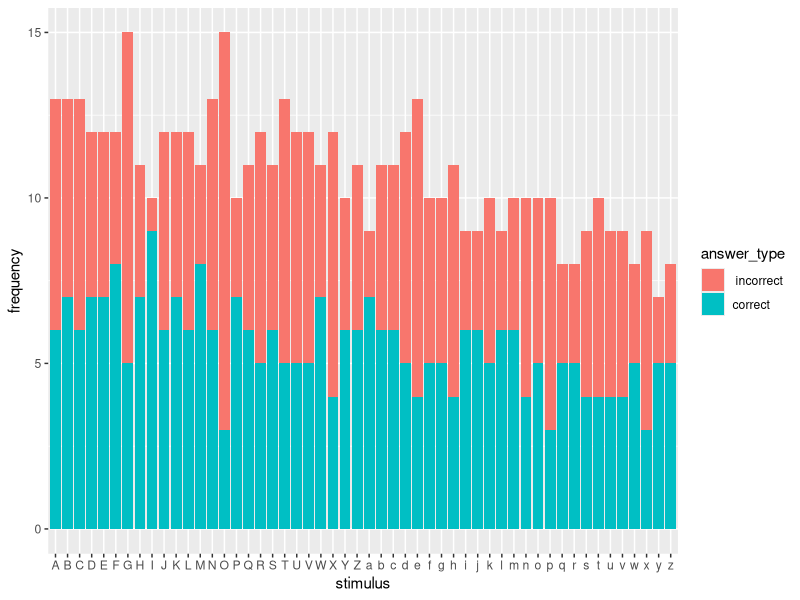
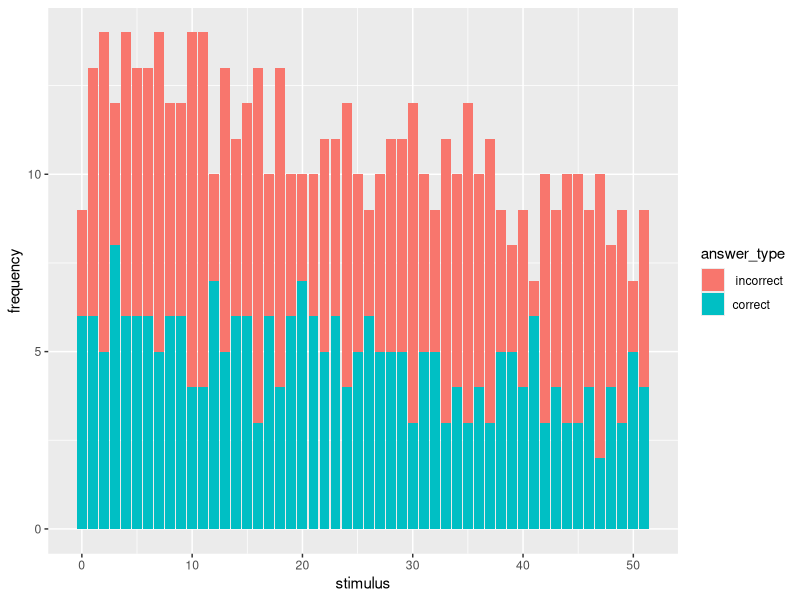
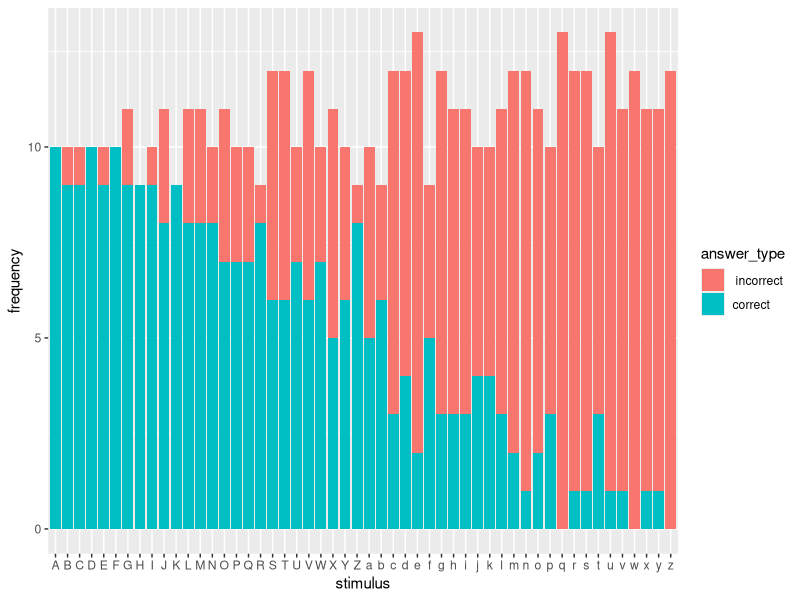
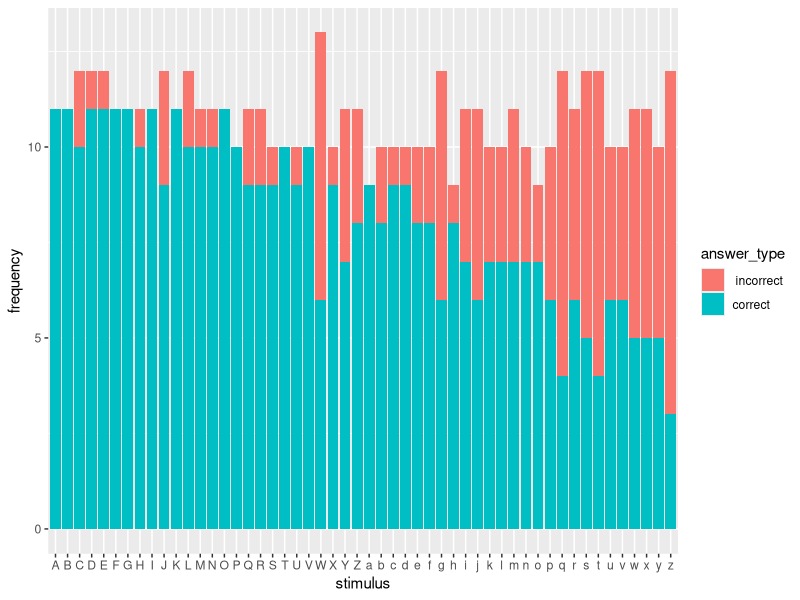

Here is the R script that generated these plots, in order:
## ---- chunk 1
knitr::opts_chunk$set(echo = TRUE)
require(tidyverse)
## ---- chunk 2
literacy_stim = c(LETTERS, letters)
numeracy_stim = c(1:25, 0, 26:51)

# priority queues (priority scale is arbitrary, but higher = easier)
litQ = data.frame(stim=literacy_stim, priority=seq(length(literacy_stim), 1))
numQ = data.frame(stim=numeracy_stim, priority=seq(length(numeracy_stim), 1))
## ---- chunk 3
CHUNK_SIZE = 8
CHUNK_PRIORITY_INCREASE = .5
CORRECT_PRIORITY_INCREASE = 1
INCORRECT_PRIORITY_INCREASE = .5
CORRECT_PROB_INCREASE = .1 #.05
INCORRECT_PROB_INCREASE = .05 # .01
NUM_TRIALS = 70 * 8 # realistic estimate: 70 trials/5 mins, exposure ~40 mins

## ---- chunk 4

# 0.5 for chance; 0.66 for 2U1D; 0.95 for solid learner
# could model learning if we increase these
lit_prob_correct = rep(.5, length(literacy_stim)) 
num_prob_correct = rep(.5, length(numeracy_stim)) 
# probs (say, if they get it correct + .1)

run_exp <- function(stimuli, prob_correct, num_trials = 100, learning = FALSE) {
  # consider adding NUM_FOILS that changes as we play--changes the probability of correct choice
  
  # track data we want to plot
  stim_dat <- tibble(stimulus = stimuli, 
                     prob_correct = prob_correct,
                     freq = 0, # how many times each stim occurs
                     correct = 0, # if we model learning, track this
                     start_priority = 0, 
                     cur_priority = 0)
  
  # initialize priorities
  pr = 0
  for (i in 1:nrow(stim_dat)) {
    if (i%%CHUNK_SIZE==0) pr = pr + CHUNK_PRIORITY_INCREASE
    pr = pr + 0.01
    stim_dat[i,]$start_priority = pr
    stim_dat[i,]$cur_priority = pr
  }
  
  # pick next easiest, simulate correct or not, update
  for (t in seq(num_trials)) {
    curr_index = which(stim_dat$cur_priority==min(stim_dat$cur_priority)) # find index
    stim_dat[curr_index,]$freq = stim_dat[curr_index,]$freq + 1 # increase frequency count
    randnum <- runif(1, min=0, max=1) 
    # consider replacing with rbinom and using NFOILS to change probability of success
    
    if (randnum < stim_dat[curr_index,]$prob_correct) {
      stim_dat[curr_index,]$cur_priority = 
        stim_dat[curr_index,]$cur_priority + CORRECT_PRIORITY_INCREASE
      stim_dat[curr_index,]$correct = stim_dat[curr_index,]$correct + 1 # increase correct count
      if (learning == TRUE && stim_dat[curr_index,]$prob_correct + CORRECT_PROB_INCREASE < 1) {
        stim_dat[curr_index,]$prob_correct =
          stim_dat[curr_index,]$prob_correct + CORRECT_PROB_INCREASE
      }
    } else {
      stim_dat[curr_index,]$cur_priority = 
        stim_dat[curr_index,]$cur_priority + INCORRECT_PRIORITY_INCREASE
      if (learning == TRUE && stim_dat[curr_index,]$prob_correct + INCORRECT_PROB_INCREASE < 1) {
        stim_dat[curr_index,]$prob_correct =
          stim_dat[curr_index,]$prob_correct + INCORRECT_PROB_INCREASE
      }
    }
  }
  return(stim_dat)
}
## ---- chunk 5

make_new_correct_table <- function(orig_table) {
  new_table <- tibble(stimulus = orig_table$stimulus, 
                      answer_type = "correct",
                      frequency = orig_table$correct)
  return(new_table)
}

make_new_incorrect_table <- function(orig_table) {
  new_table <- tibble(stimulus = orig_table$stimulus, 
                      answer_type = " incorrect",
                      frequency = orig_table$freq - orig_table$correct)
  return(new_table)
}

make_new_new_table <- function(new_table) {
  new_new_table <- add_row(make_new_incorrect_table(new_table), make_new_correct_table(new_table)) 
  return(new_new_table)
}

## ---- chunk 6
# 1) baseline .5 random model, with no learning

lit_sim_pt5 = run_exp(literacy_stim, lit_prob_correct, num_trials = NUM_TRIALS, learning = FALSE)
# View(lit_sim_pt5)
new_lit_sim_pt5_table <- make_new_new_table(lit_sim_pt5)

new_lit_sim_pt5_table$stimulus <- ordered(new_lit_sim_pt5_table$stimulus, levels=c("A", "B", "C", "D", "E", "F", "G", "H", "I", "J", "K", "L", "M", "N", "O", "P", "Q", "R", "S", "T", "U", "V", "W", "X", "Y", "Z", "a", "b", "c", "d", "e", "f", "g", "h", "i", "j", "k", "l", "m", "n", "o", "p", "q", "r", "s", "t", "u", "v", "w", "x", "y","z"))
# View(new_lit_sim_pt5_table)         

lit_sim_pt5_plot <- ggplot(data=new_lit_sim_pt5_table, aes(x=stimulus, y=frequency, fill=answer_type)) + geom_bar(stat="identity")
lit_sim_pt5_plot

num_sim_pt5 = run_exp(numeracy_stim, num_prob_correct, num_trials = NUM_TRIALS, learning = FALSE)
# View(num_sim_pt5)
new_num_sim_pt5_table <- make_new_new_table(num_sim_pt5)
num_sim_pt5_plot <- ggplot(data=new_num_sim_pt5_table, aes(x=stimulus, y=frequency, fill=answer_type)) + geom_bar(stat="identity")
num_sim_pt5_plot
## ---- chunk 7
# 2) "realistic": better knowledge of easier stimuli

lit_prob_correct = 1 - seq(.01, 1, 1/length(literacy_stim))
lit_sim_easier <- run_exp(literacy_stim, lit_prob_correct, num_trials = NUM_TRIALS, learning = FALSE)
# View(lit_sim_easier)
new_lit_sim_easier_table <- make_new_new_table(lit_sim_easier)
# View(new_lit_sim_easier_table)  
new_lit_sim_easier_table$stimulus <- ordered(new_lit_sim_easier_table$stimulus, levels=c("A", "B", "C", "D", "E", "F", "G", "H", "I", "J", "K", "L", "M", "N", "O", "P", "Q", "R", "S", "T", "U", "V", "W", "X", "Y", "Z", "a", "b", "c", "d", "e", "f", "g", "h", "i", "j", "k", "l", "m", "n", "o", "p", "q", "r", "s", "t", "u", "v", "w", "x", "y","z"))
 #View(new_lit_sim_easier_table)                                         

lit_sim_easier_plot <- ggplot(data=new_lit_sim_easier_table, aes(x=stimulus, y=frequency, fill=answer_type)) + geom_bar(stat="identity")
lit_sim_easier_plot
## ---- chunk 8
# 3) some kind of learning... increase prob_correct as function of freq  (up to 1)
lit_prob_correct = 1 - seq(.01, 1, 1/length(literacy_stim))
lit_sim_learning <- run_exp(literacy_stim, lit_prob_correct, num_trials = NUM_TRIALS, learning = TRUE)
# View(lit_sim_learning)
new_lit_sim_learning_table <- make_new_new_table(lit_sim_learning)
# View(new_lit_sim_learning_table)  
new_lit_sim_learning_table$stimulus <- ordered(new_lit_sim_learning_table$stimulus, levels=c("A", "B", "C", "D", "E", "F", "G", "H", "I", "J", "K", "L", "M", "N", "O", "P", "Q", "R", "S", "T", "U", "V", "W", "X", "Y", "Z", "a", "b", "c", "d", "e", "f", "g", "h", "i", "j", "k", "l", "m", "n", "o", "p", "q", "r", "s", "t", "u", "v", "w", "x", "y","z"))
 #View(new_lit_sim_learning_table)                                         

lit_sim_learning_plot <- ggplot(data=new_lit_sim_learning_table, aes(x=stimulus, y=frequency, fill=answer_type)) + geom_bar(stat="identity")
lit_sim_learning_plot

# plot freq, change in priority 


## ---- chunk 9
library(ggplot2)
library(RColorBrewer)
library(ggthemes)

